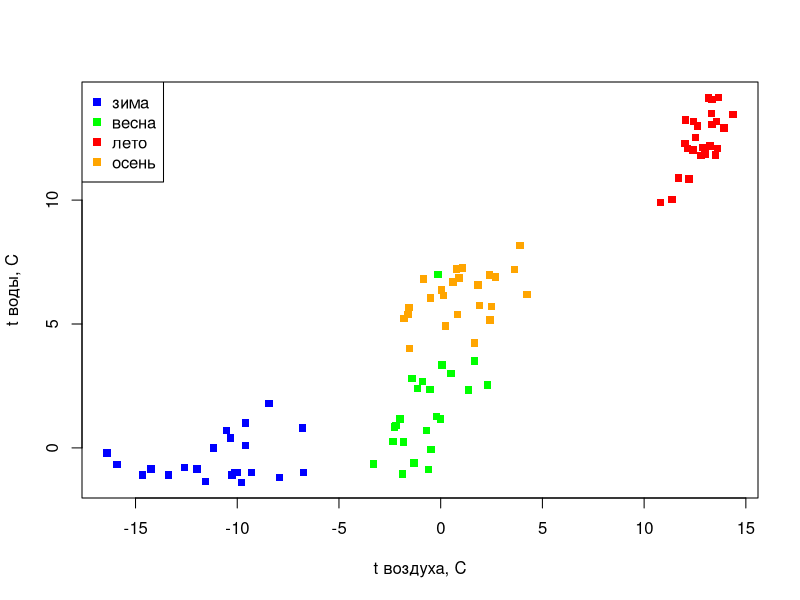

Generate this figure with R: (Note: this script raises an error after producing the figure.)
setwd("~/Dropbox/PhD_thesis/PhD_thesis/temperatures_water_air/")

# ======== сезонная темепература воздуха в Кандалакше vs температура воды в Чупе ========

water_air <- read.csv2("t_air_water_season_mean.csv")

str(water_air)

tapply(water_air$Chupa_water, water_air$season, mean, na.rm=T)

# делаем вектор для раскраски точек на графике
ish_colors <- character(length = length(water_air$season))
ish_colors[water_air$season == "DJF"] <- "blue"
ish_colors[water_air$season == "MAM"] <- "green"
ish_colors[water_air$season == "JJA"] <- "red"
ish_colors[water_air$season == "SON"] <- "orange"

pdf("temp_air_water.pdf", family = "NimbusSan")
plot(water_air$Kanda_air, water_air$Chupa_water, pch=15, col=ish_colors, xlab = "t воздуха, C", ylab = "t воды, C")
n <- c("зима", "весна", "лето", "осень")
legend(x="topleft", legend = n, pch=15, col = c("blue", "green", "red", "orange"))
dev.off()
embedFonts("temp_air_water.pdf")

#считаем корреляцию
cor.test(water_air$Kanda_air, water_air$Chupa_water, method = "spearman")

sink("spearman_air_water.txt")
cor.test(water_air$Kanda_air, water_air$Chupa_water, method = "spearman")
sink()

# рисуем воду и воздух на одном графике среднегодовые
White_temp <- read.csv2("White_temp_year_mean_air_water.csv")

# динамика
pdf("White_temp_air_water_dynamic.pdf", family = "NimbusSan")
plot(White_temp$year[ White_temp$year >=1991], White_temp$temp_air[ White_temp$year >=1991], type = "b", pch=15, lty = 1, ylim = c(min(c(White_temp$temp_water_m0,White_temp$temp_air), na.rm=T), max(c(White_temp$temp_water_m0,White_temp$temp_air), na.rm=T)), xlab = "годы", ylab = "t, C")
lines(White_temp$year[ White_temp$year >=1991], White_temp$temp_water_m0[ White_temp$year >=1991], type = "b", pch=16, lty = 2)
lines(White_temp$year[ White_temp$year >=1991], White_temp$temp_water_m0_50[ White_temp$year >=1991], type = "b", pch=17, lty = 3)
n <- c("воздух", "вода 0 м", "вода 0-50 м")
legend(x="topright", legend = n, lty = seq(1:3), pch=seq(15,17,1))
dev.off()
embedFonts("White_temp_air_water_dynamic.pdf")

# корреляция
pdf("White_temp_air_water_year.pdf", family = "NimbusSan")
plot(White_temp$temp_air[ White_temp$year >=1991], White_temp$temp_water[ White_temp$year >=1991], xlab = "t воздуха, C", ylab = "t воды, C", pch=15)
dev.off()
embedFonts("White_temp_air_water_year.pdf")

# поверхность
cor.test(White_temp$temp_air[ White_temp$year >=1991], White_temp$temp_water_m0[ White_temp$year >=1991], method = "spearman")

# 50 метровый слой
cor.test(White_temp$temp_air[ White_temp$year >=1991], White_temp$temp_water_m0_50[ White_temp$year >=1991], method = "spearman")

# ==== сезонная температура воды в Белом м Баренцевом =================
White_Barents <- read.csv2("Barents_White_season_mean.csv")
str(White_Barents)


tapply(White_Barents$Barents, White_Barents$season, mean, na.rm=T)
tapply(White_Barents$White, White_Barents$season, mean, na.rm=T)

WB_colors <- character(length = length(White_Barents$season))
WB_colors[White_Barents$season == "DJF"] <- "blue"
WB_colors[White_Barents$season == "MAM"] <- "green"
WB_colors[White_Barents$season == "JJA"] <- "red"
WB_colors[White_Barents$season == "SON"] <- "orange"

pdf("temp_White_Barents.pdf", family = "NimbusSan")
plot(White_Barents$Barents, White_Barents$White, pch=15, col=WB_colors, xlab = "t воды, Баренцево море, C", ylab = "t воды, Белое море, C", xlim = c(0,max(White_Barents$Barents, White_Barents$White)), ylim = c(0,max(White_Barents$Barents, White_Barents$White)))
dev.off()
embedFonts("temp_White_Barents.pdf")

pdf("temp_White_Barents_big.pdf", family = "NimbusSan")
plot(White_Barents$Barents, White_Barents$White, pch=21, bg=WB_colors, xlab = "t воды, Баренцево море, C", ylab = "t воды, Белое море, C", xlim = c(0,max(White_Barents$Barents, White_Barents$White)), ylim = c(0,max(White_Barents$Barents, White_Barents$White)), cex = 1.5, cex.axis = 1.5, cex.lab = 1.5)
dev.off()
embedFonts("temp_White_Barents_big.pdf")

#считаем корреляцию
cor.test(White_Barents$Barents, White_Barents$White, method = "spearman")

sink("spearman_White_Barents.txt")
cor.test(White_Barents$Barents, White_Barents$White, method = "spearman")
sink()
